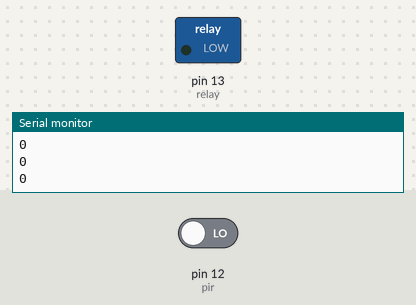
A sketch run on a simulated Arduino Uno, built with avr-gcc and run on an emulated ATmega328P. Shown: switched loads named in the sketch (green lamp = pin HIGH), the last lines printed to the serial monitor. The test bench sets the inputs (shaded band); at power-on: pin 12 (pir) LOW.

Above: at 2.8 s.
2.9 s: pin 12 (pir) driven HIGH
At 5.2 s:
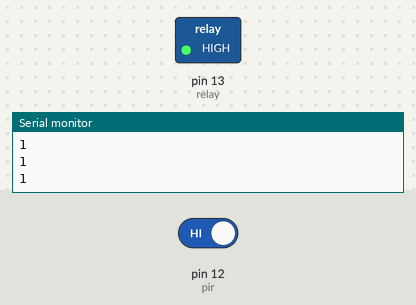
5.5 s: pin 12 (pir) driven LOW
At 7.6 s:
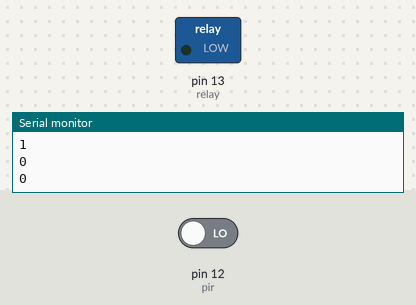
Timing chart, 0 to 9.1 s (numbered marks = the images above; inputs shaded):
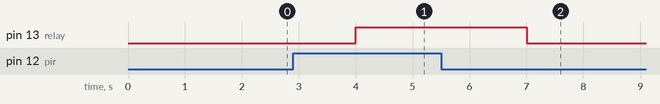

Measured:
- after the input at 2.9 s, pin 13 (relay): LOW → HIGH after 1.1 s
- after the input at 5.5 s, pin 13 (relay): HIGH → LOW after 1.5 s

The sketch:

smart_energy_saver.ino
```cpp
int relay = 13;
int pir = 12;
int val = 0;
void setup() {
  pinMode(pir, INPUT);
  pinMode(relay, OUTPUT);
  Serial.begin(9600);
}

void loop() {
  val = digitalRead(pir);
  Serial.println(val);
  delay(1000);
  digitalWrite(relay, val);

  if (val == 1){
    digitalWrite(relay, HIGH);
  }
  else{
    digitalWrite(relay, LOW);
  }

}
```
